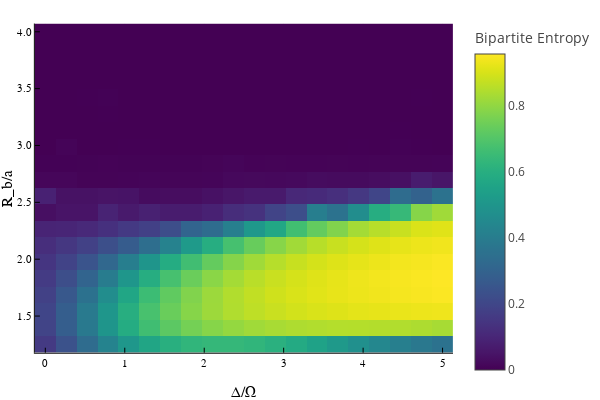

Here is the notebook cell this chart was saved with:
### Code cell
plotlyjs()
N=12
resolution=20
separation_assumption=2
sites = siteinds("S=1/2", N)
psi0 = MPS(sites, ["Dn" for i = 1:N])
# psi0 = randomMPS(sites; linkdims=50)
plot(stand(N, resolution, separation_assumption, 1.25, 4, 5, psi0, sites, false))

### Figure 1 — Plotly figure (JSON) as saved in the notebook; plotly's stock layout.template omitted (floating-point values rounded to 4 significant figures; data arrays with more than 128 entries replaced by an {"elided": "..."} marker saying what was removed)
{"data": [{"colorbar": {"title": "Bipartite Entropy"}, "colorscale": {"elided": "256x2 mixed values"}, "hoverinfo": "text", "name": "y1", "showlegend": false, "showscale": true, "text": {"elided": "20x20 str values"}, "type": "heatmap", "x": [-0.1316, 0.1316, 0.3947, 0.6579, 0.9211, 1.184, 1.447, 1.711, 1.974, 2.237, 2.5, 2.763, 3.026, 3.289, 3.553, 3.816, 4.079, 4.342, 4.605, 4.868, 5.132], "xaxis": "x", "y": [1.178, 1.322, 1.467, 1.612, 1.757, 1.901, 2.046, 2.191, 2.336, 2.48, 2.625, 2.77, 2.914, 3.059, 3.204, 3.349, 3.493, 3.638, 3.783, 3.928, 4.072], "yaxis": "y", "z": {"elided": "20x20 float values"}, "zmax": 0.9553, "zmin": 2.278e-07}], "layout": {"annotations": [], "height": 400, "legend": {"bgcolor": "rgba(255, 255, 255, 1.000)", "bordercolor": "rgba(0, 0, 0, 1.000)", "borderwidth": 1, "font": {"color": "rgba(0, 0, 0, 1.000)", "family": "sans-serif", "size": 11}, "title": {"font": {"color": "rgba(0, 0, 0, 1.000)", "family": "sans-serif", "size": 15}, "text": ""}, "tracegroupgap": 0, "traceorder": "normal", "x": 1, "xanchor": "auto", "y": 1, "yanchor": "auto"}, "margin": {"b": 20, "l": 0, "r": 0, "t": 20}, "paper_bgcolor": "rgba(255, 255, 255, 1.000)", "plot_bgcolor": "rgba(255, 255, 255, 1.000)", "showlegend": true, "width": 600, "xaxis": {"anchor": "y", "domain": [0.07647, 0.9934], "gridcolor": "rgba(0, 0, 0, 0.100)", "gridwidth": 0.5, "linecolor": "rgba(0, 0, 0, 1.000)", "mirror": false, "range": [-0.1316, 5.132], "showgrid": true, "showline": true, "showticklabels": true, "tickangle": 0, "tickcolor": "rgb(0, 0, 0)", "tickfont": {"color": "rgba(0, 0, 0, 1.000)", "family": "sans-serif", "size": 11}, "tickmode": "array", "ticks": "inside", "ticktext": ["0", "1", "2", "3", "4", "5"], "tickvals": [0, 1, 2, 3, 4, 5], "title": "Δ/Ω", "titlefont": {"color": "rgba(0, 0, 0, 1.000)", "family": "sans-serif", "size": 15}, "type": "-", "visible": true, "zeroline": false, "zerolinecolor": "rgba(0, 0, 0, 1.000)"}, "yaxis": {"anchor": "x", "domain": [0.07581, 0.9902], "gridcolor": "rgba(0, 0, 0, 0.100)", "gridwidth": 0.5, "linecolor": "rgba(0, 0, 0, 1.000)", "mirror": false, "range": [1.178, 4.072], "showgrid": true, "showline": true, "showticklabels": true, "tickangle": 0, "tickcolor": "rgb(0, 0, 0)", "tickfont": {"color": "rgba(0, 0, 0, 1.000)", "family": "sans-serif", "size": 11}, "tickmode": "array", "ticks": "inside", "ticktext": ["1.5", "2.0", "2.5", "3.0", "3.5", "4.0"], "tickvals": [1.5, 2, 2.5, 3, 3.5, 4], "title": "R_b/a", "titlefont": {"color": "rgba(0, 0, 0, 1.000)", "family": "sans-serif", "size": 15}, "type": "-", "visible": true, "zeroline": false, "zerolinecolor": "rgba(0, 0, 0, 1.000)"}}}
